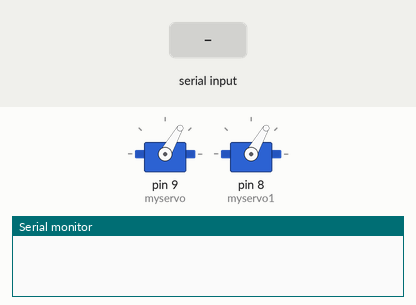
This sketch was run on a simulated Arduino Uno, built with avr-gcc and run on an emulated ATmega328P. Shown: 2 × servo, the last lines printed to the serial monitor. The inputs (shaded band) are chosen by the test bench.

Above: at 1.2 s.
1.3 s: "0" received over Serial
At 1.8 s:
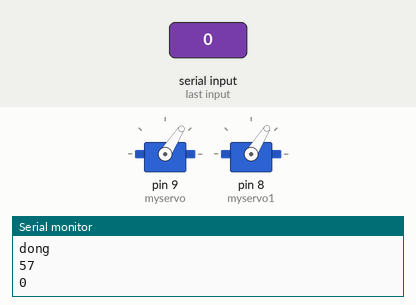
2.8 s: "1" received over Serial
At 4.0 s:
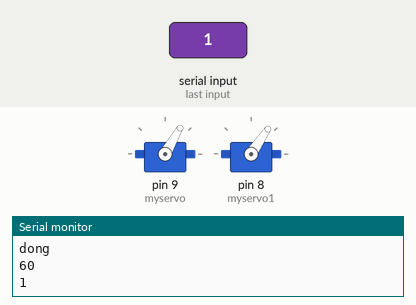
4.3 s: "2" received over Serial
At 5.3 s:
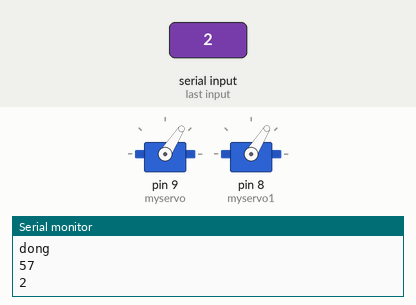
5.8 s: "7" received over Serial
At 6.5 s:
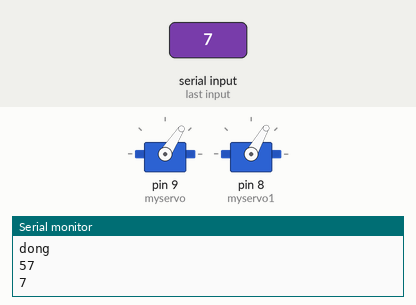
7.3 s: "4" received over Serial
At 7.6 s:
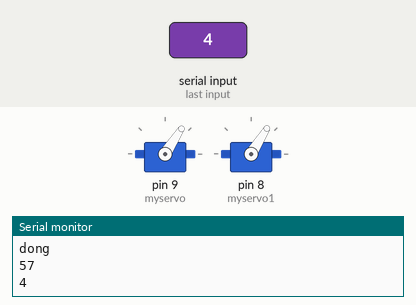
Timing chart, 0 to 9.8 s (numbered marks = the images above; inputs shaded):
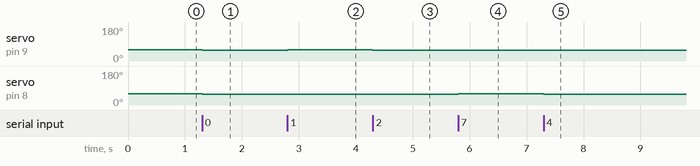

The sketch:

sketch_jun28a.ino
```cpp
#include <Servo.h>    // 声明调用Servo.h库
Servo myservo;        // 创建一个舵机对象
Servo myservo1;        // 创建一个舵机对象
int posx = 60;          // 变量pos用来存储舵机位置
int posy = 60;          // 变量pos用来存储舵机位置
int c = 0;
void setup() {
  Serial.begin(9600);
    myservo.attach(9);  // 将引脚9上的舵机与声明的舵机对象连接起来
    myservo1.attach(8);  // 将引脚9上的舵机与声明的舵机对象连接起来
    myservo.write(posx);
    myservo1.write(posy);// 给舵机写入角度
}

void loop() {
  while(Serial.available()>0)//当有信号的时候
  {
    char val=Serial.read();
    Serial.println(val);
     if(val=='0'){
    //左上
    if(posx -3>=0){
      posx = posx -3;
          c = 1;
    }
    if(posy -2>=0){
      posy = posy -2;
          c = 1;
    }
   }else if(val=='1'){
    //右上
    if(posx +3<=120){
      posx = posx +3;
          c = 1;
    }
    if(posy -2>=0){
      posy = posy -2;
          c = 1;
    }
   }else if(val=='2'){
    //左下
    if(posx -3>=0){
      posx = posx -3;
          c = 1;
    }
    if(posy +2<=120){
      posy = posy +2;
          c = 1;
    }
   }else if(val=='3'){
    //右下
    if(posx +3<=120){
      posx = posx +3;
          c = 1;
    }
    if(posy +2<=120){
      posy = posy +2;
          c = 1;
    }
   }else if(val=='4'){
    //上
    if(posy -2>=0){
      posy = posy -2;
          c = 1;
    }
   }else if(val=='5'){
    //左
    if(posx -3>=0){
      posx = posx -3;
          c = 1;
    }
   }else if(val=='6'){
    //右
    if(posx +3<=120){
      posx = posx +3;
          c = 1;
    }
   }else if(val=='7'){
    //下
    if(posy +2<=120){
      posy = posy +2;
          c = 1;
    }
   }
   if(c ==1){
    Serial.println("dong");
    myservo.write(posx);
    myservo1.write(posy);// 给舵机写入角度
   }
  c = 0;
   Serial.println(posx);
   Serial.println(val);
  }

}
```

Measured:
- after the input at 1.3 s, servo on pin 9 (myservo): 60° → 57° at once; servo on pin 8 (myservo1): 60° → 58° at once
- after the input at 2.8 s, servo on pin 9 (myservo): 57° → 60° at once; servo on pin 8 (myservo1): 58° → 56° at once
- after the input at 4.3 s, servo on pin 9 (myservo): 60° → 57° at once; servo on pin 8 (myservo1): 56° → 58° at once
- after the input at 5.8 s, servo on pin 8 (myservo1): 58° → 60° at once
- after the input at 7.3 s, servo on pin 8 (myservo1): 60° → 58° at once
